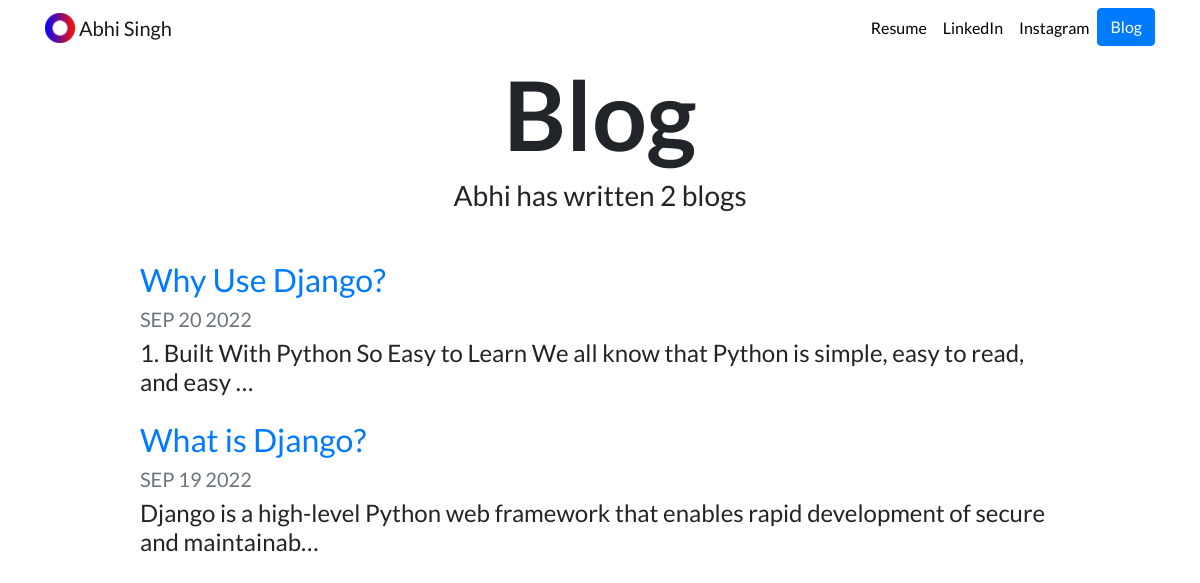
Screenshot of /blog/ with the database file from the repository.
### blog/models.py (models this page shows, shortened)
class Blog(models.Model):
    title = models.CharField(max_length=200)
    description = models.TextField()
    date = models.DateField()

### blog/views.py (the view)
# urls.py: path('', views.all_blogs, name='all_blogs'),
def all_blogs(request):
    blogs = Blog.objects.order_by('-date')
    return render(request, 'blog/all_blogs.html', {'blogs':blogs})

### blog/templates/blog/all_blogs.html
{% extends "portfolio/base.html" %}
{% load static %}
{% block content %}
<h1 id="blogtitle" class="font-weight-bold text-center">Blog</h1>
<h3 class="text-center mb-5">Abhi has written {{ blogs.count }} blog{{ blogs.count|pluralize }}</h3>
{% for blog in blogs %}
<div class="row justify-content-center my-3">
  <div class="col-md-10">
    <a href="{% url 'blog:detail' blog.id %}">
      <h2>{{ blog.title }}</h2>
    </a>
    <h5 class="text-muted">{{ blog.date|date:'M d Y'|upper }}</h5>
    <h4>{{ blog.description|striptags|truncatechars:100 }}</h4>
  </div>
</div>
{% endfor %}
{% endblock %}

### portfolio/static/portfolio/custom.css (style rules this page uses)
body { font-family: 'Lato', sans-serif; }
#blogtitle { font-size: 6rem; }

### rows the page displays
Blog: title "Why Use Django?", date "SEP 20 2022", description "1. Built With Python So Easy to Learn We all know that Python is simple, easy to read, and easy …"
Blog: title "What is Django?", date "SEP 19 2022", description "Django is a high-level Python web framework that enables rapid development of secure and maintainab…"

### other values shown
{{ blogs.count }} "2"
